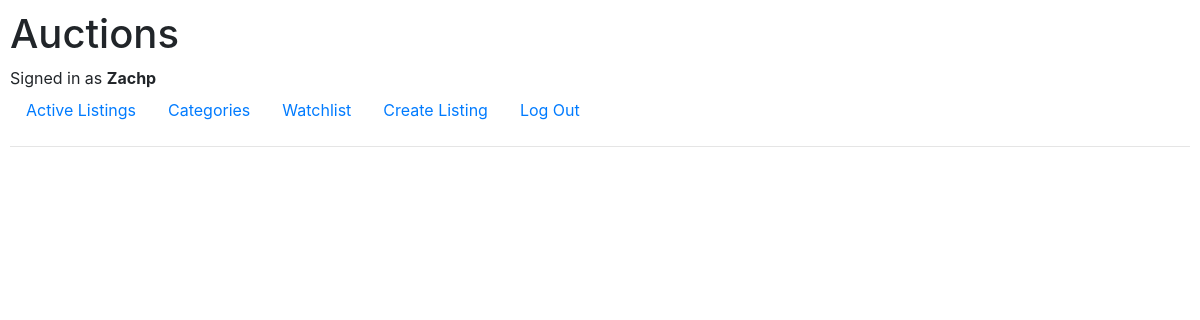
Before: /category_search/Toys (signed in) with the older database file.
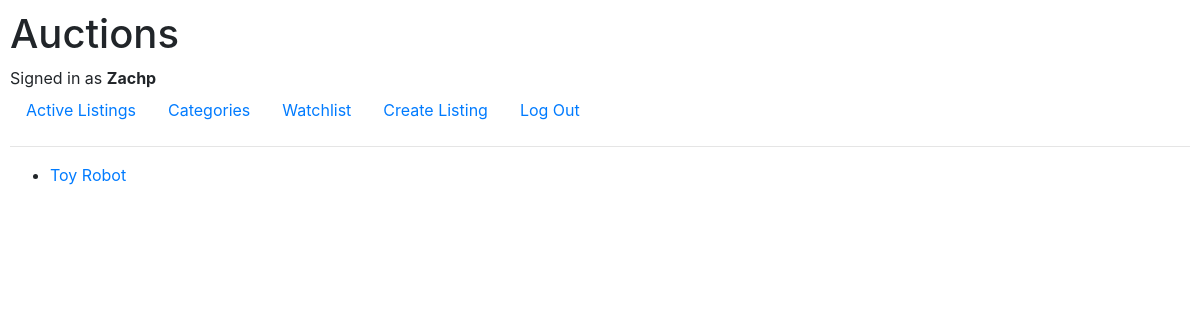
After: the same page with the newer database file.
### auctions/models.py (models this page shows)
class Listing(models.Model):
    class Category(models.TextChoices):
        LISTING_CATEGORY = 'Listing Category',
        TOYS = 'Toys',
        ANTIQUES = 'Antiques',
        MEMORABILIA = 'Memorabilia',
        TOOLS = 'Tools',
        CAR_PARTS = 'Car Parts',
        HOME_GOODS = 'Home Goods',
        FASHION = 'Fashion',
        ELECTRONICS = 'Electronics',
    id = models.AutoField(primary_key=True)
    title = models.CharField(max_length=100)
    posting = models.DateTimeField(auto_now_add=True)
    image = models.ImageField(upload_to='images')
    price = models.DecimalField(decimal_places=2, max_digits=7)
    description = models.TextField(max_length=300)
    category = models.CharField(max_length=100,
                                choices=Category.choices,
                                default=Category.LISTING_CATEGORY)
    user = models.ForeignKey(
        User, on_delete=models.CASCADE, null=True, blank=True, related_name='creator')
    highest_bidder = models.ForeignKey(
        User, on_delete=models.CASCADE, null=True, blank=True, related_name='bidder')
    closed = models.BooleanField(default=False)
    objects = models.Manager()
    def __str__(self):
        return self.title

### auctions/views.py (the view)
# urls.py: path('category_search/<str:category>',
@login_required
def category_search(request, category):
    results = Listing.objects.filter(category=category)
    return render(request, 'auctions/category_search.html', {
        'results': results
    })

### auctions/templates/auctions/category_search.html
{% extends "auctions/layout.html" %}
{% block body %}
<ul>
    {% for result in results %}
    <li><a href="{% url 'listing' result.title %}">{{ result }}</a></li>
    {% endfor %}
</ul>
{% endblock %}

Changed rows visible on the page:
added Listing: title "Toy Robot"
